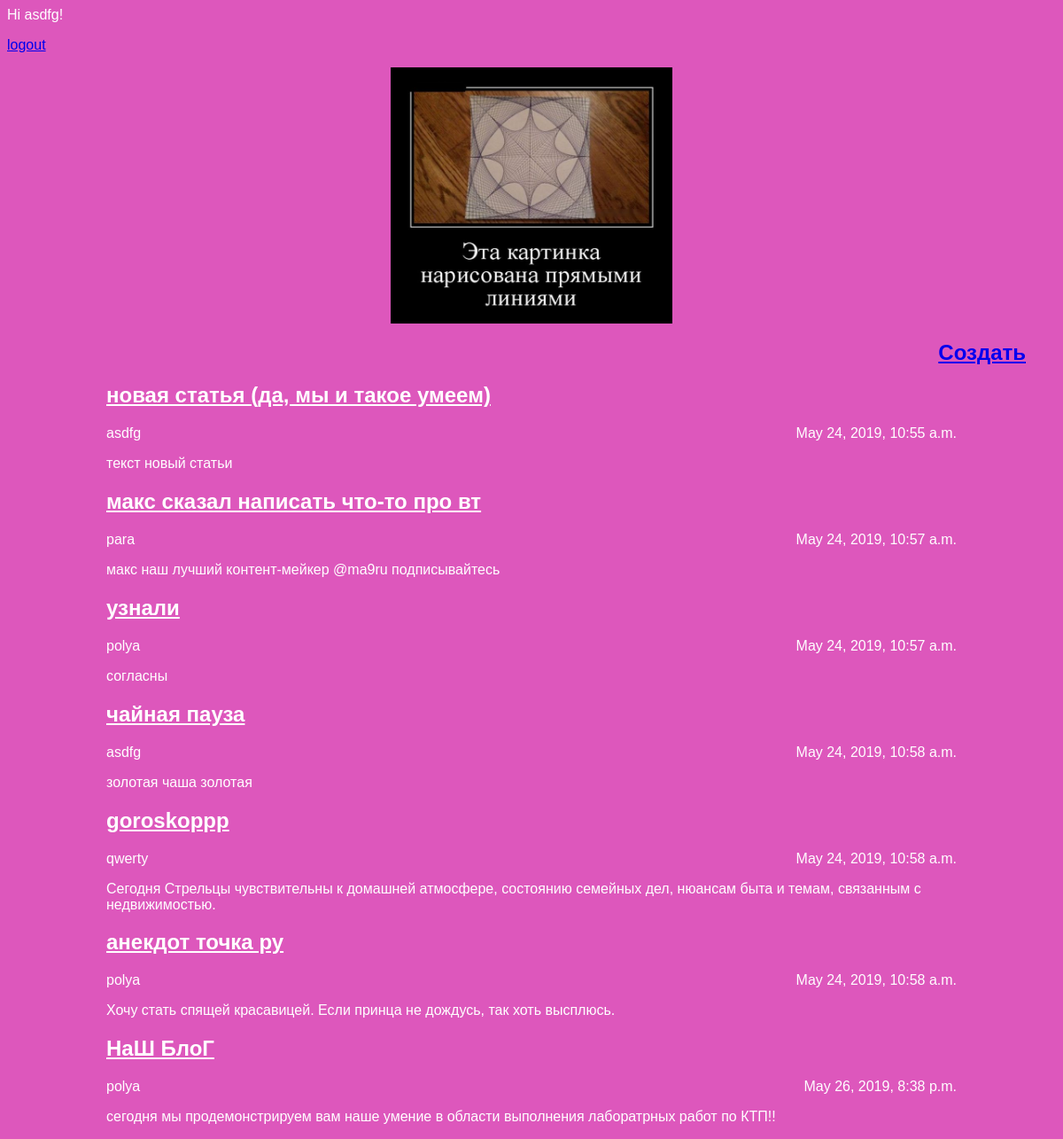
The app's page /articles/ (signed in) with its own data.
### articles/models.py (models this page shows, shortened)
class Article(models.Model):
    objects = models.Manager()
    author = models.ForeignKey(settings.AUTH_USER_MODEL, on_delete=models.CASCADE)
    title = models.CharField(max_length=200)
    text = models.TextField()
    created_date = models.DateTimeField(default=timezone.now)
    def get_excerpt(self):
        return self.text[:140] + "..." if len(self.text) > 140 else self.text

### articles/views.py (the view)
# urls.py: path('articles/', views.archive, name='archive'),
def archive(request):
    return render(request, 'archive.html', {"posts":Article.objects.all()})

### articles/templates/archive.html (shortened to what this page needs)
<!DOCTYPE html>
{% block content %}
{% if user.is_authenticated %}
  Hi {{ user.username }}!
  <p><a href="{% url 'logout' %}">logout</a></p>
{% else %}
  <p>You are not logged in</p>
  <a href="{% url 'login' %}">login</a> <a href="{% url 'signup' %}">register</a>
{% endif %}
{% endblock %}
<body>
    <div class="header">
        {% load static %}
        <img src="{% static 'img/dpb-logo.jpg' %}">
        <h2 class="exit"><a href="/article/new">Создать</a></h2>
        <link rel="stylesheet" href="{% static 'css/article.css' %}">
    </div>
    <div class="archive">
        {% for post in posts %}
            <div class="one-post">
                <h2 class="post-title">
                    <a href="/article/{{ post.id }}">{{ post.title }}</a>
                </h2>
                <div class="article-info">
                    <div class="article-author">{{ post.author.username }}</div>
                    <div class="article-created-date">{{ post.created_date }}</div>
                </div>
                <p class="article-text">{{ post.get_excerpt }}</p>
            </div>
        {% endfor %}
    </div>
</body>

### articles/static/css/article.css (style rules this page uses)
body { background: #dd57bc; font-family: Tahoma, Arial, sans-serif; color: #ffffff; }
.header img { display: block; width: 318px; margin-left: auto; margin-right: auto; }
.archive { width: 960px; margin-left: auto; margin-right: auto; }
.post-title a { color: #ffffff; }
.article-author { width: 50%; float: left; }
.article-created-date { text-align: right; }
.exit { width: 1150px; text-align: right; }

### records on screen
Article: title "новая статья (да, мы и такое умеем)", author.username "asdfg", created_date "May 24, 2019, 10:55 a.m.", get_excerpt "текст новый статьи"
Article: title "макс сказал написать что-то про вт", author.username "para", created_date "May 24, 2019, 10:57 a.m.", get_excerpt "макс наш лучший контент-мейкер @ma9ru подписывайтесь"
Article: title "узнали", author.username "polya", created_date "May 24, 2019, 10:57 a.m.", get_excerpt "согласны"
Article: title "чайная пауза", author.username "asdfg", created_date "May 24, 2019, 10:58 a.m.", get_excerpt "золотая чаша золотая"
Article: title "goroskoppp", author.username "qwerty", created_date "May 24, 2019, 10:58 a.m.", get_excerpt "Сегодня Стрельцы чувствительны к домашней атмосфере, состоянию семейных дел, нюансам быта и темам, связанным с недвижимостью."
Article: title "анекдот точка ру", author.username "polya", created_date "May 24, 2019, 10:58 a.m.", get_excerpt "Хочу стать спящей красавицей. Если принца не дождусь, так хоть высплюсь."
Article: title "НаШ БлоГ", author.username "polya", created_date "May 26, 2019, 8:38 p.m.", get_excerpt "сегодня мы продемонстрируем вам наше умение в области выполнения лаборатрных работ по КТП!!"

### other values on screen
{{ user.username }} "asdfg"
